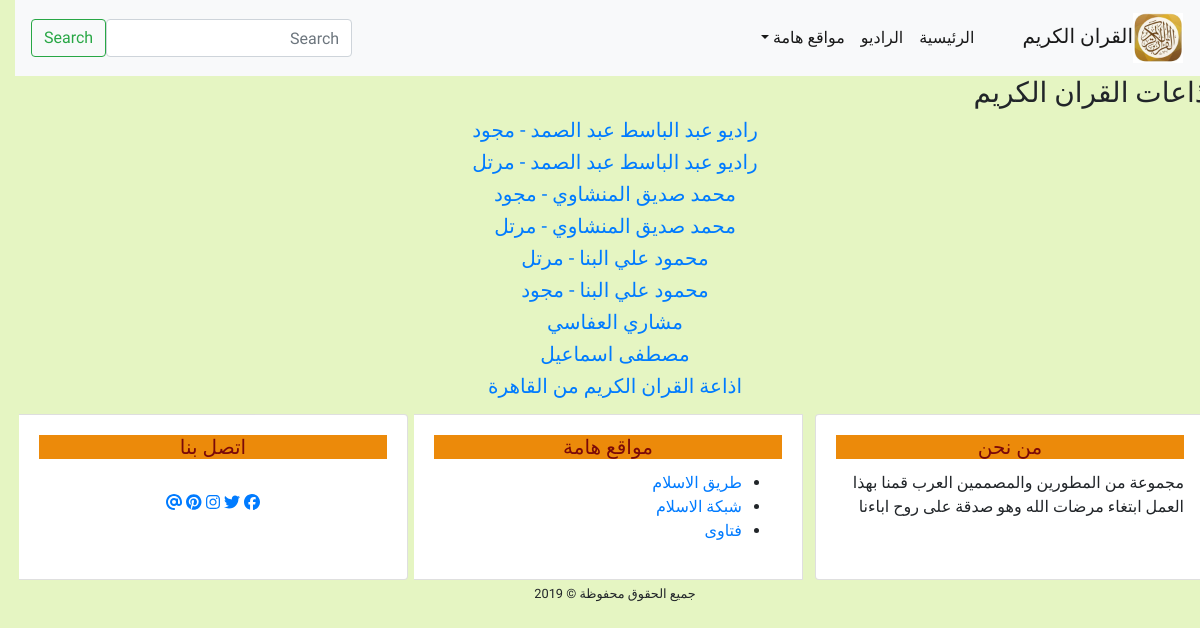
Screenshot of /radio with the database file from the repository.
### app/models.py (models this page shows, shortened)
class Radio(models.Model):
    title= models.CharField(max_length=100)
    path= models.CharField(max_length=100)

### app/views.py (the view)
# urls.py: path('radio', views.radioview, name='radio'),
def radioview(request):
    radios= Radio.objects.all()
    context={
        'title':'الراديو',
        'radios':radios,
    }
    return render(request, 'app/radio.html', context)

### app/templates/app/radio.html
{% extends 'app/base.html' %}
{% block content %}
<h3>اذاعات القران الكريم</h3>
{% for radio in radios %}
<div class="sora">
    <h5  style="color: brown;" ><a href="{% url 'radioplay' radio.id %}">{{radio.title}}</a></h5>
</div>
{% endfor %}
{% endblock content %}

### app/static/css/style.css (style rules this page uses)
html,head,body { direction: rtl; text-align: right; font-family: 'Cairo', sans-serif; }
body { background-color: rgb(229, 245, 194); }
.sora { text-align: center; color: darkred; }

### rows the page displays
Radio: title "راديو عبد الباسط عبد الصمد - مجود"
Radio: title "راديو عبد الباسط عبد الصمد - مرتل"
Radio: title "محمد صديق المنشاوي - مجود"
Radio: title "محمد صديق المنشاوي - مرتل"
Radio: title "محمود علي البنا - مرتل"
Radio: title "محمود علي البنا - مجود"
Radio: title "مشاري العفاسي"
Radio: title "مصطفى اسماعيل"
Radio: title "اذاعة القران الكريم من القاهرة"
